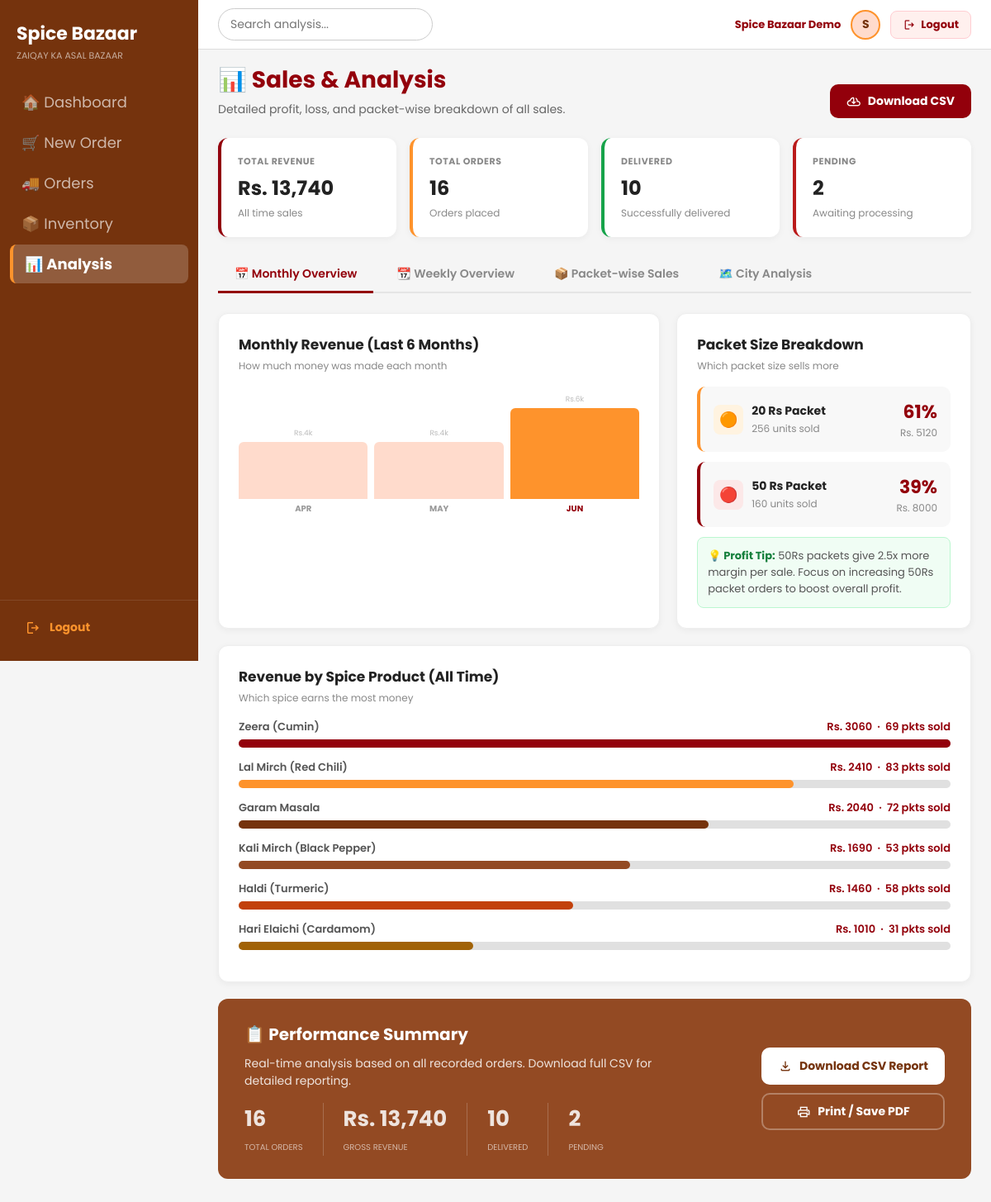
The page /analysis (signed in) on the database its author committed.
### tables this page shows
CREATE TABLE spices (
            id INTEGER PRIMARY KEY AUTOINCREMENT,
            user_id INTEGER NOT NULL,
            name TEXT NOT NULL,
            category TEXT,
            img_url TEXT,
            stock_20 INTEGER DEFAULT 0,
            stock_50 INTEGER DEFAULT 0,
            FOREIGN KEY(user_id) REFERENCES users(id)
        );

### app.py (the view)
@app.route("/analysis")
@login_required
def analysis():
    conn = get_db()
    u = uid()
    total_revenue = conn.execute("SELECT COALESCE(SUM(total_amount),0) FROM orders WHERE user_id=?", (u,)).fetchone()[0]
    total_orders  = conn.execute("SELECT COUNT(*) FROM orders WHERE user_id=?", (u,)).fetchone()[0]
    delivered     = conn.execute("SELECT COUNT(*) FROM orders WHERE user_id=? AND status='Delivered'", (u,)).fetchone()[0]
    pending       = conn.execute("SELECT COUNT(*) FROM orders WHERE user_id=? AND status='Pending'", (u,)).fetchone()[0]
    top_spices = conn.execute("""
        SELECT s.name, COALESCE(SUM(oi.qty_20 + oi.qty_50), 0) AS total_sold,
               COALESCE(SUM(oi.qty_20 * 20 + oi.qty_50 * 50), 0) AS rev
        FROM spices s
        LEFT JOIN order_items oi ON s.id = oi.spice_id
        LEFT JOIN orders o ON oi.order_id = o.id AND o.user_id = ?
        WHERE s.user_id = ?
        GROUP BY s.id ORDER BY rev DESC LIMIT 6
    """, (u, u)).fetchall()
    max_rev = max((r['rev'] for r in top_spices), default=1) or 1
    top_spices_data = [
        {'name': r['name'], 'total_sold': r['total_sold'], 'rev': r['rev'], 'pct': int((r['rev'] / max_rev) * 100)}
        for r in top_spices
    ]
    city_revenue = conn.execute("""
        SELECT city, COALESCE(SUM(total_amount),0) AS rev, COUNT(*) AS orders
        FROM orders WHERE user_id=? GROUP BY city ORDER BY rev DESC LIMIT 5
    """, (u,)).fetchall()
    salesmen = conn.execute("""
        SELECT salesman, COALESCE(SUM(total_amount),0) AS rev, COUNT(*) AS orders
        FROM orders WHERE user_id=? AND salesman != '' AND salesman IS NOT NULL
        GROUP BY salesman ORDER BY rev DESC LIMIT 5
    """, (u,)).fetchall()
    monthly = conn.execute("""
        SELECT substr(created_at, 1, 7) AS ym,
               COALESCE(SUM(total_amount),0) AS rev
        FROM orders WHERE user_id=?
        GROUP BY substr(created_at, 1, 7)
        ORDER BY substr(created_at, 1, 7) DESC LIMIT 6
    """, (u,)).fetchall()
    monthly = list(reversed(monthly))
    month_names2 = {'01':'Jan','02':'Feb','03':'Mar','04':'Apr','05':'May','06':'Jun',
                    '07':'Jul','08':'Aug','09':'Sep','10':'Oct','11':'Nov','12':'Dec'}
    max_monthly = max((r['rev'] for r in monthly), default=1) or 1
    monthly_data = [
        {'month': month_names2.get(r['ym'][5:7], r['ym']), 'rev': r['rev'], 'pct': int((r['rev'] / max_monthly) * 100)}
        for r in monthly
    ]
    qty20_total = conn.execute("""
        SELECT COALESCE(SUM(oi.qty_20),0) FROM order_items oi
        JOIN orders o ON oi.order_id = o.id WHERE o.user_id=?
    """, (u,)).fetchone()[0]
    qty50_total = conn.execute("""
        SELECT COALESCE(SUM(oi.qty_50),0) FROM order_items oi
        JOIN orders o ON oi.order_id = o.id WHERE o.user_id=?
    """, (u,)).fetchone()[0]
    total_qty = qty20_total + qty50_total or 1
    pct_20    = int((qty20_total / total_qty) * 100)
    pct_50    = 100 - pct_20
    weekly_rows = conn.execute("""
        SELECT strftime('%d/%m', created_at) AS day,
               strftime('%Y-%m-%d', created_at) AS full_date,
               COALESCE(SUM(total_amount), 0) AS rev
        FROM orders WHERE user_id=? AND date(created_at) >= date('now', '-7 days')
        GROUP BY strftime('%Y-%m-%d', created_at)
        ORDER BY full_date ASC
    """, (u,)).fetchall()
    max_weekly = max((r['rev'] for r in weekly_rows), default=1) or 1
    weekly_data = [
        {'day': r['day'], 'rev': r['rev'], 'pct': int((r['rev'] / max_weekly) * 100)}
        for r in weekly_rows
    ]
    weekly_pkt = conn.execute("""
        SELECT COALESCE(SUM(oi.qty_20),0) AS w20, COALESCE(SUM(oi.qty_50),0) AS w50
        FROM order_items oi JOIN orders o ON oi.order_id = o.id
        WHERE o.user_id=? AND date(o.created_at) >= date('now', '-7 days')
    """, (u,)).fetchone()
    weekly_20 = weekly_pkt['w20'] if weekly_pkt else 0
    weekly_50 = weekly_pkt['w50'] if weekly_pkt else 0
    weekly_spice_rows = conn.execute("""
        SELECT s.name,
               COALESCE(SUM(oi.qty_20 + oi.qty_50), 0) AS total_sold,
               COALESCE(SUM(oi.qty_20 * 20 + oi.qty_50 * 50), 0) AS rev
        FROM spices s
        LEFT JOIN order_items oi ON s.id = oi.spice_id
        LEFT JOIN orders o ON oi.order_id = o.id AND o.user_id = ?
        WHERE s.user_id = ?
        GROUP BY s.id ORDER BY rev DESC LIMIT 6
    """, (u, u)).fetchall()
    max_w_rev = max((r['rev'] for r in weekly_spice_rows), default=1) or 1
    weekly_spices = [
        {'name': r['name'], 'total_sold': r['total_sold'], 'rev': r['rev'], 'pct': int((r['rev'] / max_w_rev) * 100)}
        for r in weekly_spice_rows
    ]
    packet_rows = conn.execute("""
        SELECT s.name, s.category,
               COALESCE(SUM(oi.qty_20), 0) AS qty_20,
               COALESCE(SUM(oi.qty_50), 0) AS qty_50
        FROM spices s
        LEFT JOIN order_items oi ON s.id = oi.spice_id
        LEFT JOIN orders o ON oi.order_id = o.id AND o.user_id = ?
        WHERE s.user_id = ?
        GROUP BY s.id
        ORDER BY (COALESCE(SUM(oi.qty_20),0) + COALESCE(SUM(oi.qty_50),0)) DESC
    """, (u, u)).fetchall()
    max_pkt = max((r['qty_20'] + r['qty_50'] for r in packet_rows), default=1) or 1
    packet_breakdown = [
        {
            'name': r['name'], 'category': r['category'],
            'qty_20': r['qty_20'], 'qty_50': r['qty_50'],
            'pct_20': int((r['qty_20'] / max_pkt) * 100),
            'pct_50': int((r['qty_50'] / max_pkt) * 100),
        }
        for r in packet_rows
    ]
    conn.close()
    return render_template("analysis.html",
        total_revenue=f"Rs. {total_revenue:,.0f}", total_revenue_raw=total_revenue,
        total_orders=total_orders, delivered=delivered, pending=pending,
        top_spices_data=top_spices_data, city_revenue=city_revenue, salesmen=salesmen,
        monthly_data=monthly_data, pct_20=pct_20, pct_50=pct_50,
        rev_20=qty20_total * 20, rev_50=qty50_total * 50,
        qty20_total=qty20_total, qty50_total=qty50_total,
        weekly_data=weekly_data, weekly_20=weekly_20, weekly_50=weekly_50,
        weekly_spices=weekly_spices, packet_breakdown=packet_breakdown,
    )

### app.py (called while the page is built)
def get_db():
    conn = sqlite3.connect(DB)
    conn.row_factory = sqlite3.Row
    return conn

def login_required(f):
    @wraps(f)
    def decorated(*args, **kwargs):
        if 'user_id' not in session:
            flash('Please login to access Spice Bazaar.', 'error')
            return redirect(url_for('login'))
        return f(*args, **kwargs)
    return decorated

def uid():
    return session['user_id']

### templates/analysis.html (shortened to what this page needs)
<!DOCTYPE html>
<html lang="en">
<head>
</head>
<body>
  <aside class="sidebar">
    <div class="sidebar-logo">
      <h1> Spice Bazaar</h1>
      <p> Zaiqay Ka Asal Bazaar </p>
    </div>
    <nav>
      <a href="{{ url_for('dashboard') }}" class="nav-link">
        🏠 Dashboard
      </a>
      <a href="{{ url_for('new_order') }}" class="nav-link">
        🛒 New Order
      </a>
      <a href="{{ url_for('orders') }}" class="nav-link">
        🚚 Orders
      </a>
      <a href="{{ url_for('inventory') }}" class="nav-link">
        📦 Inventory
      </a>
      <a href="{{ url_for('analysis') }}" class="nav-link active">
        📊 Analysis
      </a>
    </nav>
    <div class="sidebar-logout">
      <a href="{{ url_for('logout') }}">
        <span class="material-symbols-outlined" style="font-size:20px;">logout</span>
        Logout
      </a>
    </div>
  </aside>
  <header class="header">
    <input type="text" placeholder="Search analysis..." />
    <div class="header-right">
      <span class="user-name">{{ session.get('full_name', 'Admin') }}</span>
      <div class="avatar">{{ session.get('full_name', 'A')[:1].upper() }}</div>
      <a href="{{ url_for('logout') }}" class="logout-btn">
        <span class="material-symbols-outlined" style="font-size:16px;">logout</span>
        Logout
      </a>
    </div>
  </header>
  <main class="main">
    <div class="page-title">
      <div>
        <h2>📊 Sales & Analysis</h2>
        <p>Detailed profit, loss, and packet-wise breakdown of all sales.</p>
      </div>
      <a href="{{ url_for('export_csv') }}" class="download-btn">
        <span class="material-symbols-outlined" style="font-size:18px;">cloud_download</span>
        Download CSV
      </a>
    </div>
    <div class="kpi-row">
      <div class="kpi-card">
        <p class="kpi-label">Total Revenue</p>
        <p class="kpi-value">{{ total_revenue }}</p>
        <p class="kpi-sub">All time sales</p>
      </div>
      <div class="kpi-card" style="border-left-color:#fe932c;">
        <p class="kpi-label">Total Orders</p>
        <p class="kpi-value">{{ total_orders }}</p>
        <p class="kpi-sub">Orders placed</p>
      </div>
      <div class="kpi-card" style="border-left-color:#16a34a;">
        <p class="kpi-label">Delivered</p>
        <p class="kpi-value">{{ delivered }}</p>
        <p class="kpi-sub">Successfully delivered</p>
      </div>
      <div class="kpi-card" style="border-left-color:#ba1a1a;">
        <p class="kpi-label">Pending</p>
        <p class="kpi-value">{{ pending }}</p>
        <p class="kpi-sub">Awaiting processing</p>
      </div>
    </div>
    <div class="tab-bar">
      <button class="tab-btn active" onclick="switchTab('monthly', this)">📅 Monthly Overview</button>
      <button class="tab-btn"        onclick="switchTab('weekly', this)">📆 Weekly Overview</button>
      <button class="tab-btn"        onclick="switchTab('packets', this)">📦 Packet-wise Sales</button>
      <button class="tab-btn"        onclick="switchTab('cities', this)">🗺️ City Analysis</button>
    </div>
    <div id="tab-monthly" class="tab-panel active">
      <div class="two-col">
        <div class="card">
          <h3>Monthly Revenue (Last 6 Months)</h3>
          <p class="card-subtitle">How much money was made each month</p>
          {% if monthly_data %}
          <div class="month-chart">
            {% for m in monthly_data %}
            <div class="month-col">
              <span class="month-rev">
                Rs.{{ "%.0f"|format(m.rev/1000) if m.rev >= 1000 else "%.0f"|format(m.rev) }}{{ 'k' if m.rev >= 1000 else '' }}
              </span>
              <div class="month-bar {{ 'highlight' if loop.last else '' }}"
                   style="height:calc({{ [m.pct,4]|max }} * 1.1px);"></div>
              <span class="month-label {{ 'highlight' if loop.last else '' }}">
                {{ (m.month or '?').upper() }}
              </span>
            </div>
            {% endfor %}
          </div>
          {% else %}
            <p class="no-data">No monthly data yet. Place orders to see monthly trends.</p>
          {% endif %}
        </div>
        <div class="card">
          <h3>Packet Size Breakdown</h3>
          <p class="card-subtitle">Which packet size sells more</p>
          <div class="packet-summary">
            <div class="packet-row-item orange">
              <div class="packet-left">
                <div class="packet-icon orange">🟠</div>
                <div>
                  <p class="packet-name">20 Rs Packet</p>
                  <p class="packet-qty">{{ qty20_total }} units sold</p>
                </div>
              </div>
              <div class="packet-right">
                <p class="packet-pct">{{ pct_20 }}%</p>
                <p class="packet-rev">Rs. {{ rev_20 }}</p>
              </div>
            </div>
            <div class="packet-row-item red">
              <div class="packet-left">
                <div class="packet-icon red">🔴</div>
                <div>
                  <p class="packet-name">50 Rs Packet</p>
                  <p class="packet-qty">{{ qty50_total }} units sold</p>
                </div>
              </div>
              <div class="packet-right">
                <p class="packet-pct">{{ pct_50 }}%</p>
                <p class="packet-rev">Rs. {{ rev_50 }}</p>
              </div>
            </div>
            <div style="background:#f0fdf4;border:1px solid #bbf7d0;border-radius:8px;padding:12px;font-size:13px;">
              <strong style="color:#15803d;">💡 Profit Tip:</strong>
              <span style="color:#555;">50Rs packets give 2.5x more margin per sale.
              Focus on increasing 50Rs packet orders to boost overall profit.</span>
            </div>
          </div>
        </div>
      </div>
      <div class="card one-col">
        <h3>Revenue by Spice Product (All Time)</h3>
        <p class="card-subtitle">Which spice earns the most money</p>
        {% set bar_colors = ['#93000b','#fe932c','#75330d','#934a23','#c2410c','#a16207'] %}
        {% if top_spices_data %}
          {% for item in top_spices_data %}
          <div class="bar-item">
            <div class="bar-labels">
              <span>{{ item.name }}</span>
              <span>Rs. {{ "%.0f"|format(item.rev) }} &nbsp;·&nbsp; {{ item.total_sold }} pkts sold</span>
            </div>
            <div class="bar-track">
              <div class="bar-fill"
                   style="width:{{ [item.pct,2]|max }}%;background:{{ bar_colors[loop.index0 % 6] }};"></div>
            </div>
          </div>
          {% endfor %}
        {% else %}
          <p class="no-data">No orders yet. Place orders to see revenue breakdown.</p>
        {% endif %}
      </div>
    </div>
    <div class="summary-banner">
      <div>
        <h3>📋 Performance Summary</h3>
        <p>Real-time analysis based on all recorded orders. Download full CSV for detailed reporting.</p>
        <div class="summary-stats">
          <div class="s-stat">
            <p>{{ total_orders }}</p>
            <small>Total Orders</small>
          </div>
          <div class="s-stat">
            <p>{{ total_revenue }}</p>
            <small>Gross Revenue</small>
          </div>
          <div class="s-stat">
            <p>{{ delivered }}</p>
            <small>Delivered</small>
          </div>
          <div class="s-stat">
            <p>{{ pending }}</p>
            <small>Pending</small>
          </div>
        </div>
      </div>
      <div class="summary-actions">
        <a href="{{ url_for('export_csv') }}" class="btn-white">
          <span class="material-symbols-outlined" style="font-size:18px;">download</span>
          Download CSV Report
        </a>
        <button class="btn-outline-white" onclick="window.print()">
          <span class="material-symbols-outlined" style="font-size:18px;">print</span>
          Print / Save PDF
        </button>
      </div>
    </div>
  </main>
</body>
</html>

### rows shown on the page
spices: name "Zeera (Cumin)", rev "3060", total_sold "69", {{ [item.pct,2]|max }} 100 (drawn)
spices: name "Lal Mirch (Red Chili)", rev "2410", total_sold "83", {{ [item.pct,2]|max }} 78 (drawn)
spices: name "Garam Masala", rev "2040", total_sold "72", {{ [item.pct,2]|max }} 66 (drawn)
spices: name "Kali Mirch (Black Pepper)", rev "1690", total_sold "53", {{ [item.pct,2]|max }} 55 (drawn)
spices: name "Haldi (Turmeric)", rev "1460", total_sold "58", {{ [item.pct,2]|max }} 47 (drawn)
spices: name "Hari Elaichi (Cardamom)", rev "1010", total_sold "31", {{ [item.pct,2]|max }} 33 (drawn)

### other values the page prints
{{ session.get('full_name', 'Admin') }} "Spice Bazaar Demo"
{{ session.get('full_name', 'A')[:1].upper() }} "S"
{{ total_revenue }} "Rs. 13,740"
{{ total_orders }} "16"
{{ delivered }} "10"
{{ pending }} "2"
{{ "%.0f"|format(m.rev/1000) if m.rev >= 1000 else "%.0f"|format(m.rev) }} "4" "4" "6"
{{ 'k' if m.rev >= 1000 else '' }} "k" "k" "k"
{{ (m.month or '?').upper() }} "APR" "MAY" "JUN"
{{ qty20_total }} "256"
{{ pct_20 }} "61"
{{ rev_20 }} "5120"
{{ qty50_total }} "160"
{{ pct_50 }} "39"
{{ rev_50 }} "8000"
